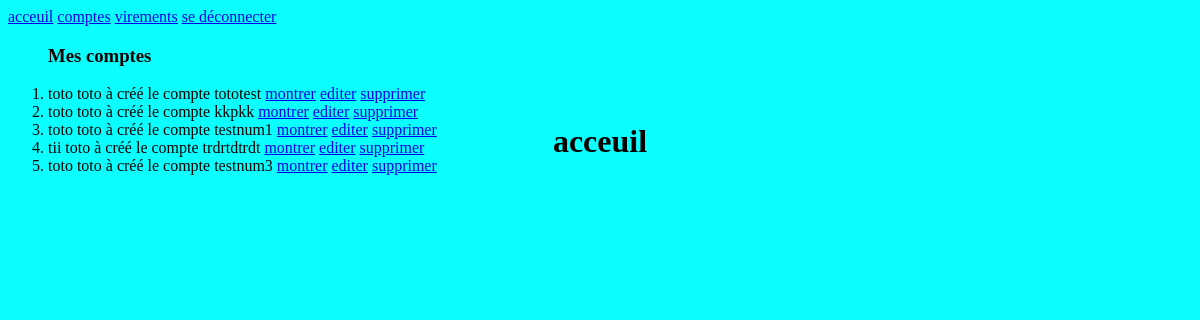
Page /compte on the earlier database version.
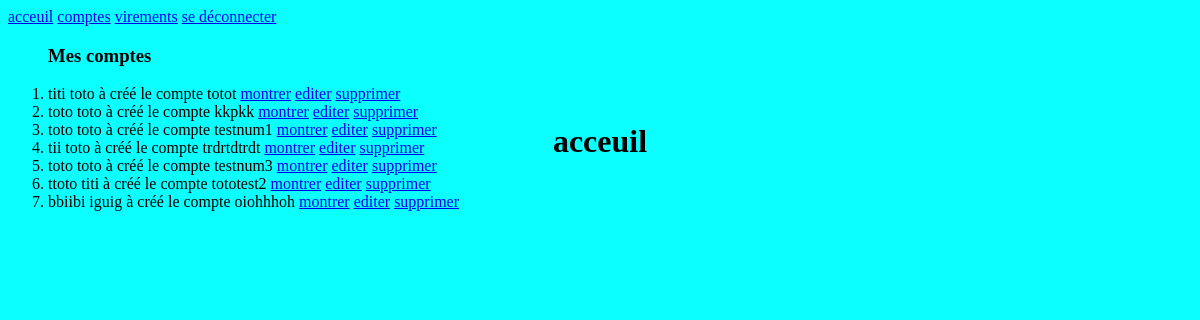
Same page on the later database version.
### mybank/models.py (models this page shows, shortened)
class account(models.Model):
    nom = models.CharField(max_length=100)
    prenom = models.CharField(max_length=100)
    email = models.EmailField(max_length=30)
    nom_compte = models.CharField(max_length=20, unique=True, default='')
    num_compte = models.IntegerField(unique=True)
    def __str__(self) -> str:
        chaine = f"{self.prenom} {self.nom} à créé le compte {self.nom_compte}"
        return chaine

### mybank/views.py (the view)
# urls.py: path('compte', views.affiche),
def affiche(request):
    liste = list(models.account.objects.all())
    return render(request,"compte.html",{"liste": liste})

### mybank/templates/compte.html (shortened to what this page needs)
<!DOCTYPE html>
<html lang="fr">
<head>
    {% load static %}
    <link rel="stylesheet" type="text/css" href="{%static 'style.css'%}">
</head>
<body>
    <h1> acceuil</h1>
    <a href="/compte">acceuil</a>
    <a href="/addaccount">comptes</a>
    <a href="/virements">virements</a>
    <a href="/login">se déconnecter</a>
{% block content %}
<ol> <h3> Mes comptes</h3>
    {% for l in liste %}
        <li> {{l}} <a href="/affiche/{{l.id}}/">montrer</a> <a href="/update/{{l.id}}/"> editer</a> <a href="delete"> supprimer</a></li>
    {% endfor %}
</ol>
{% endblock %}
</body>
</html>

Differences in the rows shown:
changed account: prenom+nom+nom_compte "toto toto à créé le compte tototest" → "titi toto à créé le compte totot"
added account: prenom+nom+nom_compte "ttoto titi à créé le compte tototest2"
added account: prenom+nom+nom_compte "bbiibi iguig à créé le compte oiohhhoh"
